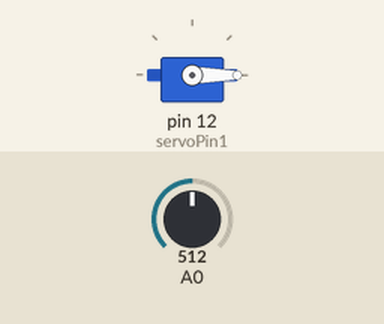
This sketch was run on a simulated Arduino Uno, built with avr-gcc and run on an emulated ATmega328P. On the bench: servo. The test bench sets the inputs (shaded band); at power-on: A0 = 512.

Above: at 1.2 s.
1.3 s: A0 set to 306
At 1.9 s:
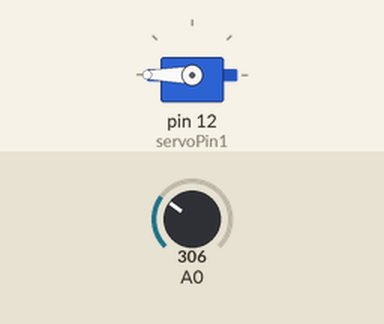
2.8 s: A0 set to 122
At 3.1 s:
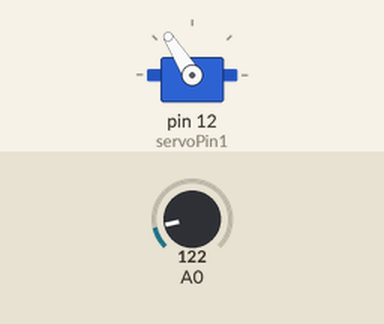
4.3 s: A0 set to 900
At 5.4 s:
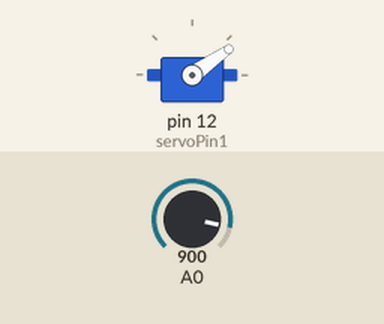
5.8 s: A0 set to 1023
At 6.6 s:
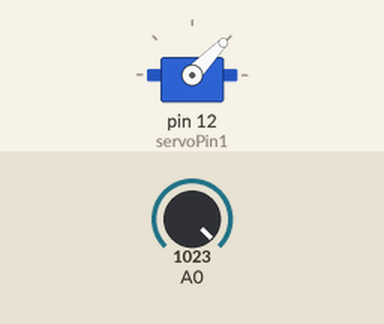
7.3 s: A0 set to 511
At 7.7 s:
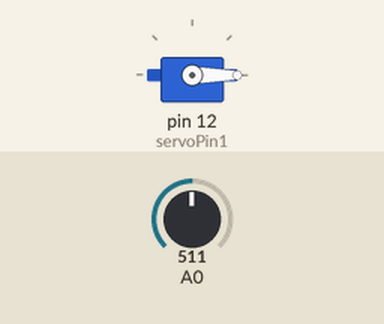
Timing chart, 0 to 9.8 s (numbered marks = the images above; inputs shaded):
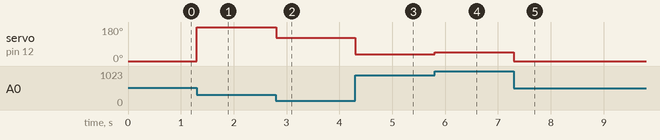

Measured:
- after the input at 1.3 s, servo on pin 12 (servoPin1): 0° → 180° at once
- after the input at 2.8 s, servo on pin 12 (servoPin1): 180° → 122° at once
- after the input at 4.3 s, servo on pin 12 (servoPin1): 122° → 35° at once
- after the input at 5.8 s, servo on pin 12 (servoPin1): 35° → 46° at once
- after the input at 7.3 s, servo on pin 12 (servoPin1): 46° → 0° at once

The sketch:

Keypad_Piano.ino
```cpp
#include <Servo.h>
Servo servo1;
Servo servo2;
const int ldr = 7;
const int servoPin1 = 12;
const int a = 3;
int servoPos=0;
void setup(){

  servo1.attach(servoPin1);
  pinMode(ldr,INPUT);
}
void loop(){

servoPos = analogRead(A0);
servo1.write(servoPos);
}
```
